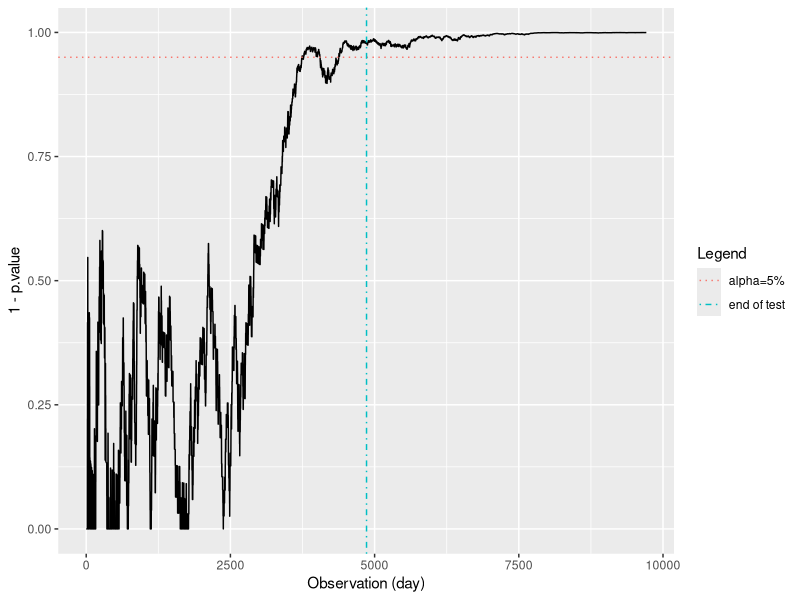

Generate this figure with R:
## ---- chunk 1
library(pwr)
mde <- 0.1  # minimum detectable effect
cr_a <- 0.25 # the expected conversion rate for group A
alpha <- 0.05 # the false positive rate
power <- 0.80 # 1-false negative rate

ptpt <- pwr.2p.test(h = ES.h(p1 = cr_a, p2 = (1+mde)*cr_a), 
           sig.level = alpha, 
           power = power
           )
n_obs <- ceiling(ptpt$n)
## ---- chunk 2
library(ggplot2)
set.seed(2)

# make our "true" effect equal to the mde
effect <- mde
cr_b <- (1+effect)*cr_a
observations <- 2*n_obs

# a sequence of {0,1} conversions
conversions_a <- rbinom(observations, 1, cr_a)
conversions_b <- rbinom(observations, 1, cr_b)

# Calculate p-values at each simultaneous observation of the a and b groups
tt <- sapply(10:observations, function(x){
  # t.test(conversions_a[1:x],conversions_b[1:x])$p.value
  prop.test(c(sum(conversions_a[1:x]),sum(conversions_b[1:x])), c(x,x))$p.value
})

tt <- data.frame(p.value = unlist(tt))

# for plots
conf_95 <- data.frame( x = c(-Inf, Inf), y = 0.95 )
obs_limit_line <- data.frame( x = n_obs, y = c(-Inf, Inf) )

# plot the evolution of p-value over time, if "peeking"
ggplot(tt, aes(x=seq_along(p.value), y=1-p.value)) + 
  geom_line() + 
  geom_line(aes(x, y, color="alpha=5%"), linetype=3, conf_95) + 
  geom_line(aes(x, y, color="end of test"), linetype=4, obs_limit_line) +
  xlab("Observation (day)") +
  scale_color_discrete(name = "Legend") +
  ylim(c(0,1))


## ---- chunk 3
#
# monte carlo runs n_simulations and calls the callback function each time with the ... optional args
#
monte_carlo <- function(n_simulations, callback, ...){
  simulations <- 1:n_simulations

  sapply(1:n_simulations, function(x){
    callback(...)
  })
}
## ---- chunk 4

reject_at_i <- function(observations, i){
  conversions_a <- rbinom(observations, 1, cr_a)
  conversions_b <- rbinom(observations, 1, cr_b)
  # ( t.test(conversions_a[1:i],
  #          conversions_b[1:i])$p.value ) < alpha
  ( prop.test(c(sum(conversions_a[1:i]),sum(conversions_b[1:i])), c(i,i))$p.value ) < alpha
}

# run the sim
rejected.H0 <- monte_carlo(1000, 
                           callback=reject_at_i,
                           observations=n_obs,
                           i=n_obs
                           )

# output the rejection table
table(rejected.H0)

## ---- chunk 5

reject_at_i <- function(observations, i){
  conversions_a <- rbinom(observations, 1, cr_a)
  conversions_b <- rbinom(observations, 1, cr_a) # this is now the same conversion rate
  # ( t.test(conversions_a[1:i],
  #          conversions_b[1:i])$p.value ) < alpha
  ( prop.test(c(sum(conversions_a[1:i]),sum(conversions_b[1:i])),c(i,i))$p.value ) < alpha

}

# run the sim
rejected.H0 <- monte_carlo(1000, 
                           callback=reject_at_i,
                           observations=n_obs,
                           i=n_obs
                           )

# output the rejection table
table(rejected.H0)

## ---- chunk 6
peeking_method <- function (observations, by=1){
  # create the conversions
  conversions_a <- rbinom(observations, 1, cr_a)
  conversions_b <- rbinom(observations, 1, cr_a)  # no effect

  reject <- FALSE;

  # for each simulation, calculate the running conversion rates and days to complete.
  # Break the first time we have run more than the required days to complete
  for (i in seq(from=by,to=observations,by=by)) {
    tryCatch(
      {
#        reject <- ( t.test(conversions_a[1:i],conversions_b[1:i])$p.value ) < alpha
        reject <- ( prop.test(c(sum(conversions_a[1:i]),sum(conversions_b[1:i])), c(i,i))$p.value ) < alpha

        if(reject){
          break;
        }
      }, error=function(e){
        print(e)
      }
    )
  }
  
  reject

}
# run the sim
rejected.H0 <- monte_carlo(1000,
                           callback=peeking_method,
                           observations=n_obs,
                           by=100
                           )


# output the rejection table
table(rejected.H0)
